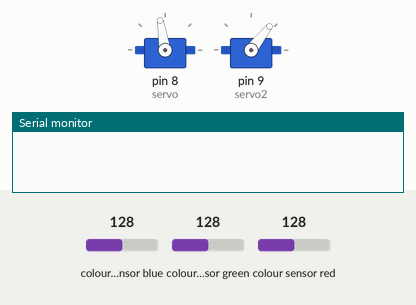
Simulated run of this sketch. Board: Arduino Uno, built with avr-gcc and run on an emulated ATmega328P. On the bench: 2 × servo, the last lines printed to the serial monitor. Wiring (inferred from the names in the program): TCS3200 colour sensor: output pin 6; S2 pin 4; S3 pin 5; S0 pin 2; S1 pin 3. The test bench sets the inputs (shaded band); at power-on: colour sensor blue 128, colour sensor green 128, colour sensor red 128.

Above: at 1.2 s.
1.3 s: colour sensor blue set to 5
At 3.9 s:
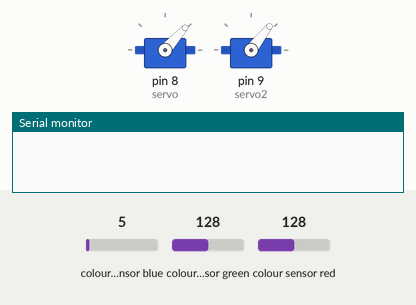
At 5.39 s:
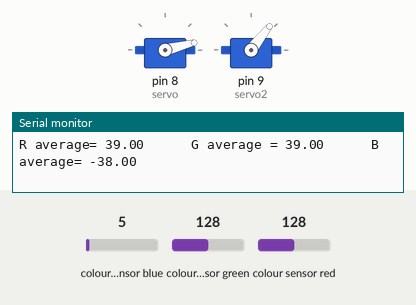
Timing chart, 0 to 13.3 s (numbered marks = the images above; inputs shaded):
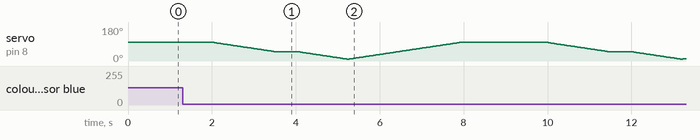

The sketch:

Iteration_5.ino
```cpp
#include <Servo.h>  //Servo library is recquired to use Servo functions

//Creating Servo objects
Servo servo;
Servo servo2;

//Define pins on the Arduino in terms of the pins on the colour sensor
#define S0 2
#define S1 3
#define S2 4
#define S3 5
#define sensorOut 6

int frequency = 0;
int color=0;

int funnel = 99;  //Calibrated to this angle
int hole = 10;  //Calibrated to this angle
int colour = 48;  //Calibrated to this angle

int straightLine = 52;  //Calibrated to this angle
int marbleBox = 20; //Calibrated to this angle
int woodBox = 80; //Calibrated to this angle

void setup() {
  // put your setup code here, to run once:

  //Signals to Servos coming from pins 8 and 9
  servo.attach(8);
  servo2.attach(9);

  //Start seperating mechanism at the funnel
  servo.write(funnel);
  //Start the ramp at the default position (parallel to the static ramp)
  servo2.write(straightLine);

  //Signals to the colour sensor coming from pins 2 to 5
  pinMode(S0, OUTPUT);
  pinMode(S1, OUTPUT);
  pinMode(S2, OUTPUT);
  pinMode(S3, OUTPUT);
  //RGB values from the colour sensor going to pin 6
  pinMode(sensorOut, INPUT);

  // Setting frequency-scaling to 20%
  digitalWrite(S0, HIGH);
  digitalWrite(S1, LOW);

  Serial.begin(9600);

}

void loop() {
  // put your main code here, to run repeatedly:

  while (true) {  //Machine components keep looping indefinitely
    delay(2000);

    //Move the quadrant from the funnel, to the colour sensor, at 30ms/θ°
    for (int i = funnel; i >= colour; i--) {
      servo.write(i);
      delay(30);
    }

    //Initialise sums of RGB values at 0
    int rSum = 0;
    int gSum = 0;
    int bSum = 0;

    for (int i = 0; i < 800; i++) { //Read RGB 800 times

      //Setting red filtered photodiodes to be read
      digitalWrite(S2, LOW);
      digitalWrite(S3, LOW);
      //Reading the output frequency
      frequency = pulseIn(sensorOut, LOW);
      int R = frequency;

      //Legacy code used to read every R reading
      /*
      //Printing the value on the serial monitor
      Serial.print("R= ");//printing name
      Serial.print(frequency);//printing RED color frequency
      Serial.print("  ");
      */

      //Adding all the R values to rSum
      rSum += R;

      //Setting Green filtered photodiodes to be read
      digitalWrite(S2, HIGH);
      digitalWrite(S3, HIGH);
      //Reading the output frequency
      frequency = pulseIn(sensorOut, LOW);
      int G = frequency;

      //Legacy code used to read every G reading
      /*
      //Printing the value on the serial monitor
      Serial.print("G= ");//printing name
      Serial.print(frequency);//printing GREEN color frequency
      Serial.print("  ");
      */

      //Adding all the G values to gSum
      gSum += G;

      //Setting Blue filtered photodiodes to be read
      digitalWrite(S2, LOW);
      digitalWrite(S3, HIGH);
      //Reading the output frequency
      frequency = pulseIn(sensorOut, LOW);
      int B = frequency;

      //Legacy code used to read every B reading
      /*
      //Printing the value on the serial monitor
      Serial.print("B= ");//printing name
      Serial.print(frequency);//printing BLUE color frequency
      Serial.print("  ");
      */

      //Adding all the B values to bSum
      bSum += B;

    }

    //Dviding all the rgbSUMS by 800 to get the average RGB values
    float rAverage = rSum/800;
    float gAverage = gSum/800;
    float bAverage = bSum/800;

    Serial.print("R average= ");//printing name
    Serial.print(rAverage);//printing RED color frequency

    Serial.print("      G average = ");//printing name
    Serial.print(gAverage);//printing RED color frequency

    Serial.print("      B average= ");//printing name
    Serial.print(bAverage);//printing RED color frequency
    Serial.print("\n");
    Serial.print("\n");


    //Testing showed that unique to marbles, RGB values would all be negative
    //Some leeway given, in case sensor reads a very low positive value
    if (rAverage < 3 && gAverage < 3 && bAverage < 3) {
      servo2.write(marbleBox);  //Ramp will rotate and point to marbles box
    }

    //Testing showed that only wooden and pink gum balls have negative RB values
    //However, R values for the pink gum balls would always be below -15, and above -15 for the wooden balls
    //Again, soom leeway is given to account for extraneous variables
    if (rAverage < 3 && rAverage > -15 && bAverage < 3 && gAverage > 0) {
      servo2.write(woodBox);  //Ramp will rotate and point to the woob balls box
    }


    //Move the quadrant from the colour sensor, to the ramp entrance, at 30ms/θ°
    for (int i = colour; i >= hole; i--) {
      servo.write(i);
      delay(30);
    }

    //Move the quadrant from the ramp entrance, to the funnel opening, at 30ms/θ°
    for (int i = hole; i <= funnel; i++) {
      servo.write(i);
      delay(30);
    }

    //Rotate the ramp back to the default position
    servo2.write(straightLine);

  }

}
```
